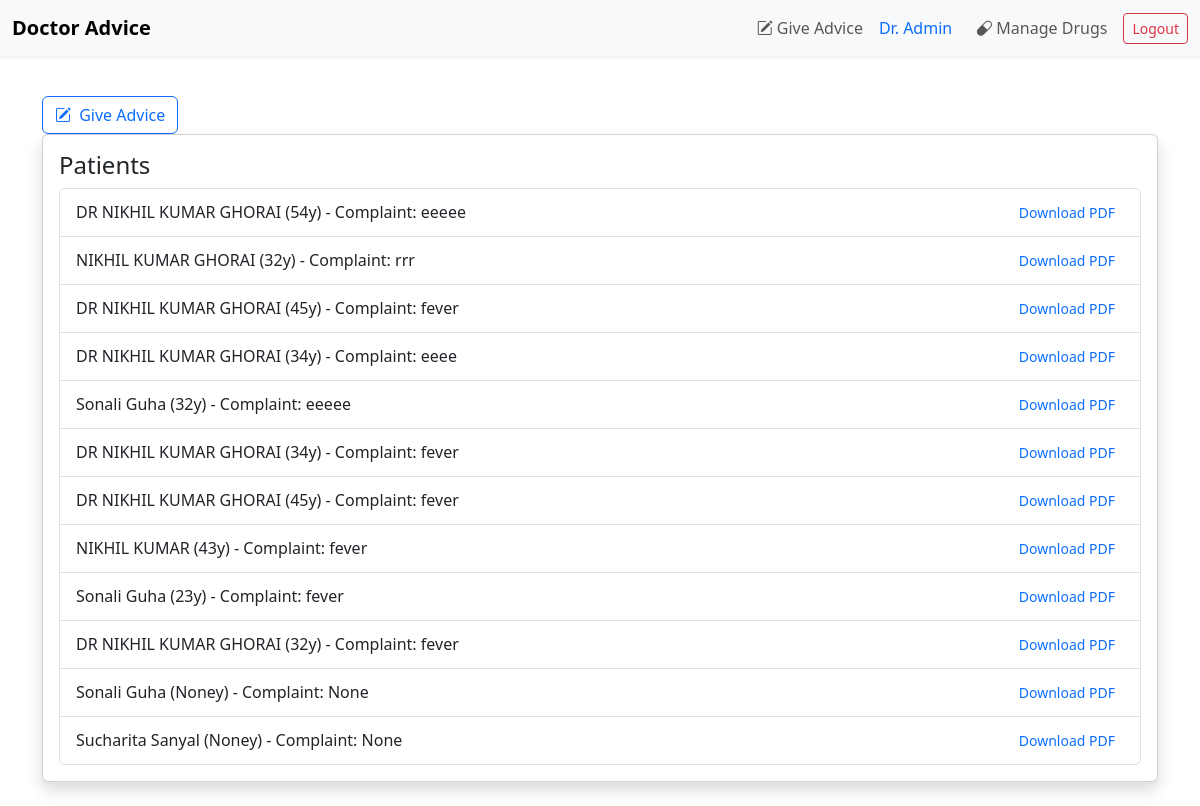
Screenshot of /dashboard (signed in) with the database file from the repository.
### app.py (models this page shows)
class Doctor(UserMixin, db.Model):
    id = db.Column(db.Integer, primary_key=True)
    name = db.Column(db.String(100))
    username = db.Column(db.String(100), unique=True)
    password = db.Column(db.String(100))

class Patient(db.Model):
    id = db.Column(db.Integer, primary_key=True)
    name = db.Column(db.String(100))
    age = db.Column(db.Integer)
    complaint = db.Column(db.String(200))
    advice = db.Column(db.String(200))
    doctor_id = db.Column(db.Integer, db.ForeignKey("doctor.id"))
    drugs = db.relationship('Drug', secondary=patient_drugs, backref='patients')

### app.py (the view)
@app.route('/dashboard')
@login_required
def dashboard():
    patients = Patient.query.filter_by(doctor_id=current_user.id).all()
    return render_template("dashboard.html", patients=patients)

### app.py (called while the page is built)
@login_manager.user_loader
def load_user(user_id):
    return Doctor.query.get(int(user_id))

### templates/dashboard.html (shortened to what this page needs)
{% extends "base.html" %}
{% block content %}
<div class="position-fixed bottom-0 end-0 p-3" style="z-index: 11">
</div>
<a class="btn btn-outline-primary" href="{{ url_for('give_advice') }}">
  <i class="bi bi-pencil-square me-1"></i> Give Advice
</a>
<div class="card shadow">
    <div class="card-body">
        <h4 class="card-title">Patients</h4>
        {% if patients %}
            <ul class="list-group">
                {% for p in patients %}
                    <li class="list-group-item d-flex justify-content-between align-items-center">
                        <div>{{ p.name }} ({{ p.age }}y) - Complaint: {{ p.complaint }}</div>
                        <a href="{{ url_for('download', patient_id=p.id) }}" class="btn btn-sm btn-white text-primary">
                            Download PDF
                        </a>
                    </li>
                {% endfor %}
            </ul>
        {% else %}
            <p class="text-muted">No patients added yet.</p>
        {% endif %}
    </div>
</div>
{% endblock %}

### templates/base.html (shortened to what this page needs)
<!DOCTYPE html>
<html lang="en">
<head>
  <link href="https://cdn.jsdelivr.net/npm/bootstrap@5.3.0/dist/css/bootstrap.min.css" rel="stylesheet">
  <link href="https://cdn.jsdelivr.net/npm/bootstrap-icons@1.10.5/font/bootstrap-icons.css" rel="stylesheet">
</head>
<body>
<nav class="navbar navbar-expand-lg navbar-light bg-light shadow-sm mb-3">
  <div class="container-fluid">
    <a class="navbar-brand fw-semibold" href="{{ url_for('dashboard') }}">Doctor Advice</a>
    <div class="collapse navbar-collapse justify-content-end" id="navbarNav">
      <ul class="navbar-nav align-items-center">
        {% if current_user.is_authenticated %}
        <li class="nav-item me-2">
    <a class="nav-link" href="{{ url_for('give_advice') }}">
      <i class="bi bi-pencil-square"></i> Give Advice
    </a>
  </li>
          <li class="nav-item me-3">
            <span class="navbar-text text-primary">
              Dr. {{ current_user.name }}
            </span>
          </li>
          <li class="nav-item me-2">
            <a class="nav-link" href="{{ url_for('manage_drugs') }}">
              <i class="bi bi-capsule"></i> Manage Drugs
            </a>
          </li>
          <li class="nav-item">
            <a class="btn btn-sm btn-outline-danger" href="{{ url_for('logout') }}">
              Logout
            </a>
          </li>
        {% endif %}
      </ul>
    </div>
  </div>
</nav>
<div class="container py-4">
  {% block content %}{% endblock %}
</div>
</body>
</html>

### rows the page displays
Doctor: name "Admin"
Patient: name "DR NIKHIL KUMAR GHORAI", age "54", complaint "eeeee"
Patient: name "NIKHIL KUMAR GHORAI", age "32", complaint "rrr"
Patient: name "DR NIKHIL KUMAR GHORAI", age "45", complaint "fever"
Patient: name "DR NIKHIL KUMAR GHORAI", age "34", complaint "eeee"
Patient: name "Sonali Guha", age "32", complaint "eeeee"
Patient: name "DR NIKHIL KUMAR GHORAI", age "34", complaint "fever"
Patient: name "DR NIKHIL KUMAR GHORAI", age "45", complaint "fever"
Patient: name "NIKHIL KUMAR", age "43", complaint "fever"
Patient: name "Sonali Guha", age "23", complaint "fever"
Patient: name "DR NIKHIL KUMAR GHORAI", age "32", complaint "fever"
Patient: name "Sonali Guha", age "None", complaint "None"
Patient: name "Sucharita Sanyal", age "None", complaint "None"
